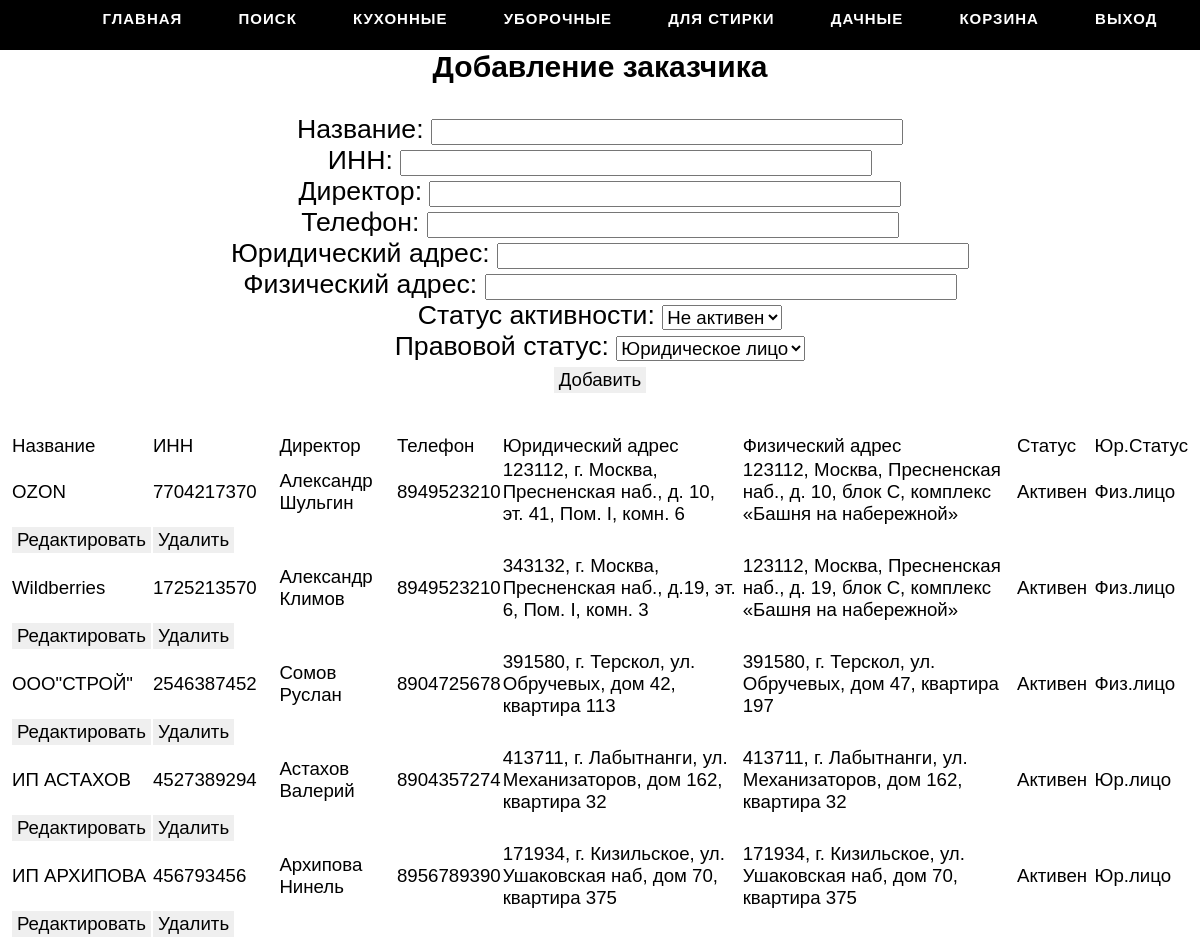
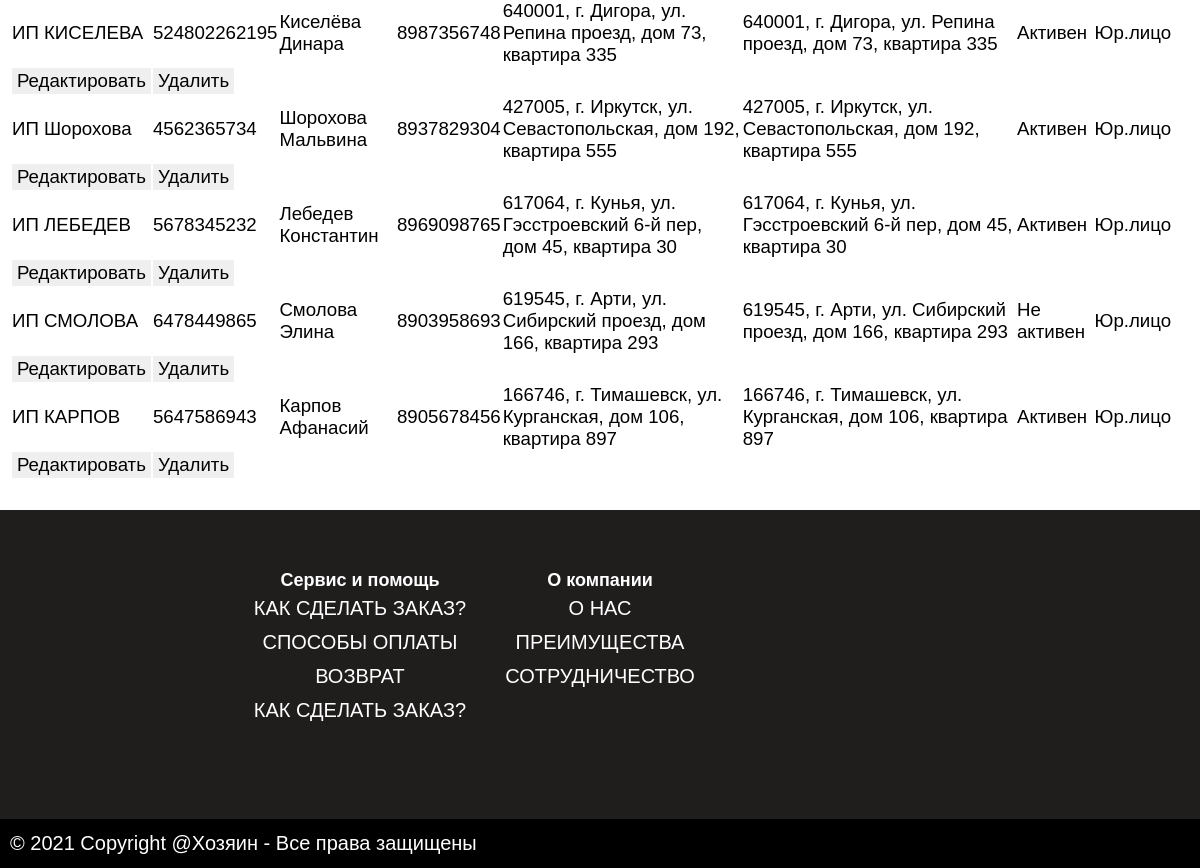
The page /customer.php (signed in) on the database its author committed (2 pictures, top to bottom).
### tables this page shows
CREATE TABLE `customer` (
  `id` int(11) NOT NULL,
  `name` varchar(52) NOT NULL,
  `inn` varchar(12) NOT NULL,
  `director` varchar(52) NOT NULL,
  `tel` varchar(10) NOT NULL,
  `legal_address` varchar(320) NOT NULL,
  `actual_address` varchar(320) NOT NULL,
  `status` tinyint(4) NOT NULL,
  `responsibility` tinyint(4) NOT NULL
);

### include/mysqli.php (called while the page is built, shortened)
<?php
	function db_connect($host = "localhost", $login = "root", $password = "root", $db = "lomakina_db") {
		$err = false;
		$conn = @mysqli_connect($host, $login, $password, $db);
		if($conn)
			return $err;
		else {
			return $err = true;
		}
	}

### customer.php (the view, shortened to what this page needs)
<?php
	require_once "include/mysqli.php";
?>
<!DOCTYPE html>
<head>
    <?php require_once "elements/head.php"; ?>
	<link rel="stylesheet" href="style/style.css">
</head>
<body>
    <?php 	require_once "elements/header.php"; ?>
    <center><h2>Добавление заказчика</h2></center>
	<?php
		if($_POST["editcust"]) {
			$id = $_POST["editcust"];
			if(!db_connect()){
				global $conn;
				$query = "SELECT * FROM customer WHERE id = $id";
				$result = mysqli_query($conn, $query);
				$row = mysqli_fetch_assoc($result);
				$name = $row["name"];
				$inn = $row["inn"];
				$director = $row["director"];
				$tel = $row["tel"];
				$legal_address = $row["legal_address"];
				$actual_address = $row["actual_address"];
				$responsibility = $row["responsibility"];
			}else{
				$error = "Все поля должны быть заполнены!";
			}
				db_close();
			echo <<<_OUT
            <center>
                <form id="main" method="post">
                            <p>Название: <input type="text" name="name" value="$name" required></p>
                            <p>ИНН: <input type="text" name="inn" value="$inn" required></p>
                            <p>Директор: <input type="text" name="director" value="$director" required></p>
                            <p>Телефон: <input type="text" name="tel" value="$tel" required></p>
                            <p>Юридический адрес: <input type="text" name="legal_address" value="$legal_address" ></p>
                            <p>Физический адрес: <input type="text" name="actual_address" value="$actual_address" ></p>
                            <p>Статус активности:
                                <select name="status">
                                    <option value="1">Активен</option>
                                    <option selected value="0">Не активен</option>
                                </select>
                            </p>
                            <p>Правовой статус:
                                <select name="status_responsibility">
                                    <option value="0">Физическое лицо</option>
                                    <option selected value="1">Юридическое лицо</option>
                                </select>
                            </p>
                            <button name="savecust" value="$id">Сохранить</button>
                            <button name="cancel" value="0">Отмена</button>
                        </form>
            </center>
_OUT;
		}else{
			echo <<<_OUT
            <center>
                <form id="main" method="post">
                    <p>Название: <input type="text" name="name" value="" required></p>
                    <p>ИНН: <input type="text" name="inn" value="" required></p>
                    <p>Директор: <input type="text" name="director" value="" required></p>
                    <p>Телефон: <input type="text" name="tel" value="" required></p>
                    <p>Юридический адрес: <input type="text" name="legal_address" value="" ></p>
                    <p>Физический адрес: <input type="text" name="actual_address" value="" ></p>
                    <p>Статус активности:
                                <select name="status">
                                    <option value="1">Активен</option>
                                    <option selected value="0">Не активен</option>
                                </select>
                            </p>
                            <p>Правовой статус:
                                <select name="status_responsibility">
                                    <option value="0">Физическое лицо</option>
                                    <option selected value="1">Юридическое лицо</option>
                                </select>
                            </p>
                    <button name="addcust" value="1">Добавить</button>
                </form>
            </center>
_OUT;
		}
	?>
    <center>
	<form id="main" style="font-size: 14pt" method="post">
		<table>
			<tr>
				<td>Название</td>
				<td>ИНН</td>
				<td>Директор</td>
				<td>Телефон</td>
				<td>Юридический адрес</td>
				<td>Физический адрес</td>
				<td>Статус</td>
                <td>Юр.Статус</td>
			</tr>
			<?php
				if(!db_connect())
				{
					$query = "SELECT * FROM customer";
					$res2 = mysqli_query($conn, $query);
					while ($result = mysqli_fetch_array($res2)) {
						if($result['status'] == 1) {
							$st = "Активен";
						}else{
							$st = "Не активен";
						}
                        if($result['responsibility'] == 1) {
                            $st2 = "Юр.лицо";
                        }else{
                            $st2 = "Физ.лицо";
                        }
						echo <<<_OUT
							<tr>
								<td>{$result['name']}</td>
								<td>{$result['inn']}</td>
								<td>{$result['director']}</td>
								<td>{$result['tel']}</td>
								<td>{$result['legal_address']}</td>
								<td>{$result['actual_address']}</td>
								<td>$st</td>
								<td>$st2</td>
							</tr>
                                <td><button name="editcust" value="{$result['id']}">Редактировать</button></td>
								<td><button name="delcust" value="{$result['id']}">Удалить</button></td>
_OUT;
					}
				}
				else
				{
					$error = "Ошибка подключения!";
				}
			?>
		</table>
	</form>
    </center>
</body>
<footer>
    <?php require_once "elements/footer.php"; ?>
</footer>

### style/main.css (style rules this page uses)
body { max-width: 100%; min-width: 100%; width: 100%; margin: 0 auto; }
* { box-sizing: border-box; margin: 0; }
input { width: 40%; }

### style/style.css (style rules this page uses)
body { background-attachment: fixed; font-family: Arial; margin: 0px; }
input { font-size: 14pt; }
button { font-size: 14pt; border: none; text-align: center; padding: 2px 5px; }
select { font-size: 14pt; }
#main { font-size: 20pt; height: auto; margin: 20px auto; padding: 10px; }

### rows shown on the page
customer: name "OZON", inn "7704217370", director "Александр Шульгин", tel "8949523210", legal_address "123112, г. Москва, Пресненская наб., д. 10, эт. 41, Пом. I, комн. 6", actual_address "123112, Москва, Пресненская наб., д. 10, блок С, комплекс «Башня на набережной»", status "Активен", responsibility "Физ.лицо", $result['id'] 1 (drawn)
customer: name "Wildberries", inn "1725213570", director "Александр Климов", tel "8949523210", legal_address "343132, г. Москва, Пресненская наб., д.19, эт. 6, Пом. I, комн. 3", actual_address "123112, Москва, Пресненская наб., д. 19, блок С, комплекс «Башня на набережной»", status "Активен", responsibility "Физ.лицо", $result['id'] 12 (drawn)
customer: name "ООО\"СТРОЙ\"", inn "2546387452", director "Сомов Руслан", tel "8904725678", legal_address "391580, г. Терскол, ул. Обручевых, дом 42, квартира 113", actual_address "391580, г. Терскол, ул. Обручевых, дом 47, квартира 197", status "Активен", responsibility "Физ.лицо", $result['id'] 14 (drawn)
customer: name "ИП АСТАХОВ", inn "4527389294", director "Астахов Валерий", tel "8904357274", legal_address "413711, г. Лабытнанги, ул. Механизаторов, дом 162, квартира 32", actual_address "413711, г. Лабытнанги, ул. Механизаторов, дом 162, квартира 32", status "Активен", responsibility "Юр.лицо", $result['id'] 15 (drawn)
customer: name "ИП АРХИПОВА", inn "456793456", director "Архипова Нинель", tel "8956789390", legal_address "171934, г. Кизильское, ул. Ушаковская наб, дом 70, квартира 375", actual_address "171934, г. Кизильское, ул. Ушаковская наб, дом 70, квартира 375", status "Активен", responsibility "Юр.лицо", $result['id'] 16 (drawn)
customer: name "ИП КИСЕЛЕВА", inn "524802262195", director "Киселёва Динара", tel "8987356748", legal_address "640001, г. Дигора, ул. Репина проезд, дом 73, квартира 335", actual_address "640001, г. Дигора, ул. Репина проезд, дом 73, квартира 335", status "Активен", responsibility "Юр.лицо", $result['id'] 17 (drawn)
customer: name "ИП Шорохова", inn "4562365734", director "Шорохова Мальвина", tel "8937829304", legal_address "427005, г. Иркутск, ул. Севастопольская, дом 192, квартира 555", actual_address "427005, г. Иркутск, ул. Севастопольская, дом 192, квартира 555", status "Активен", responsibility "Юр.лицо", $result['id'] 18 (drawn)
customer: name "ИП ЛЕБЕДЕВ", inn "5678345232", director "Лебедев Константин", tel "8969098765", legal_address "617064, г. Кунья, ул. Гэсстроевский 6-й пер, дом 45, квартира 30", actual_address "617064, г. Кунья, ул. Гэсстроевский 6-й пер, дом 45, квартира 30", status "Активен", responsibility "Юр.лицо", $result['id'] 19 (drawn)
customer: name "ИП СМОЛОВА", inn "6478449865", director "Смолова Элина", tel "8903958693", legal_address "619545, г. Арти, ул. Сибирский проезд, дом 166, квартира 293", actual_address "619545, г. Арти, ул. Сибирский проезд, дом 166, квартира 293", status "Не активен", responsibility "Юр.лицо", $result['id'] 20 (drawn)
customer: name "ИП КАРПОВ", inn "5647586943", director "Карпов Афанасий", tel "8905678456", legal_address "166746, г. Тимашевск, ул. Курганская, дом 106, квартира 897", actual_address "166746, г. Тимашевск, ул. Курганская, дом 106, квартира 897", status "Активен", responsibility "Юр.лицо", $result['id'] 21 (drawn)

### other values the page prints
$trash "КОРЗИНА"
